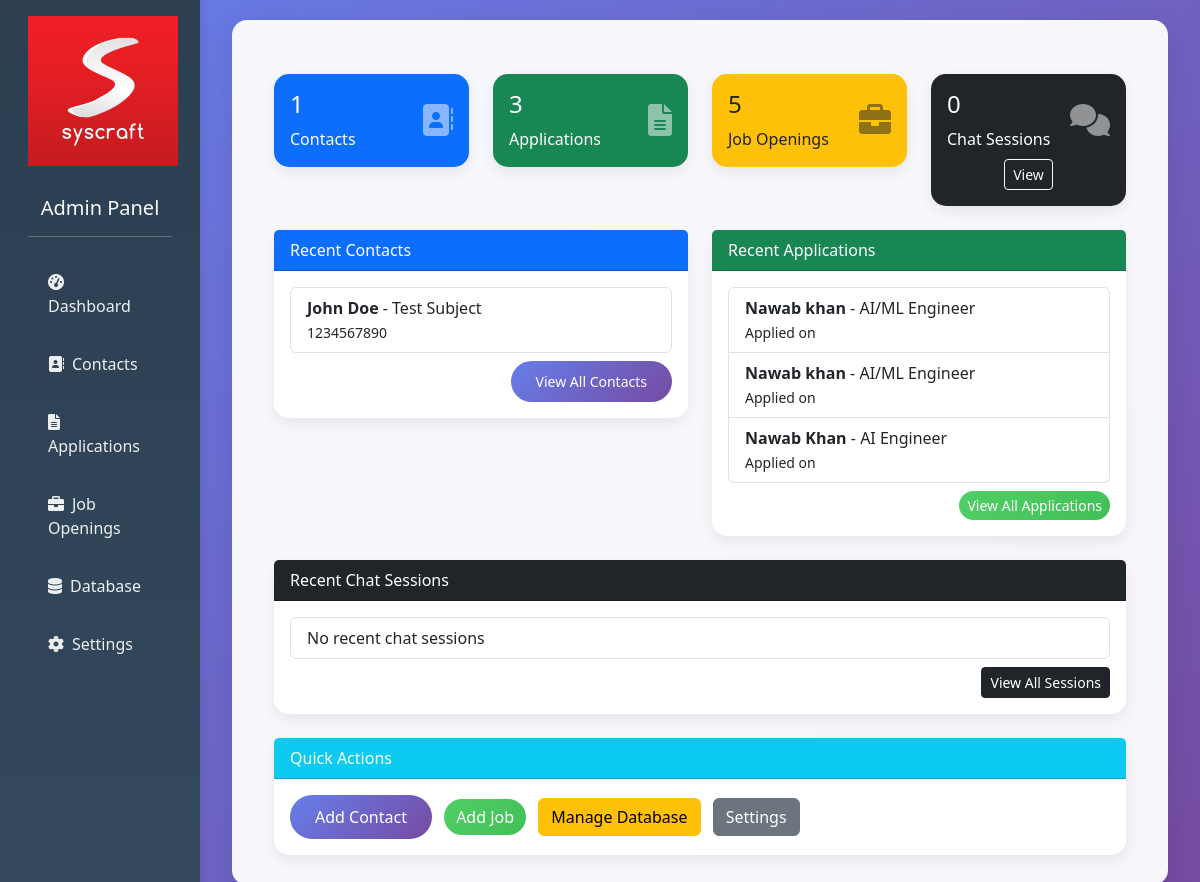
Before: /admin/dashboard with the older database file.
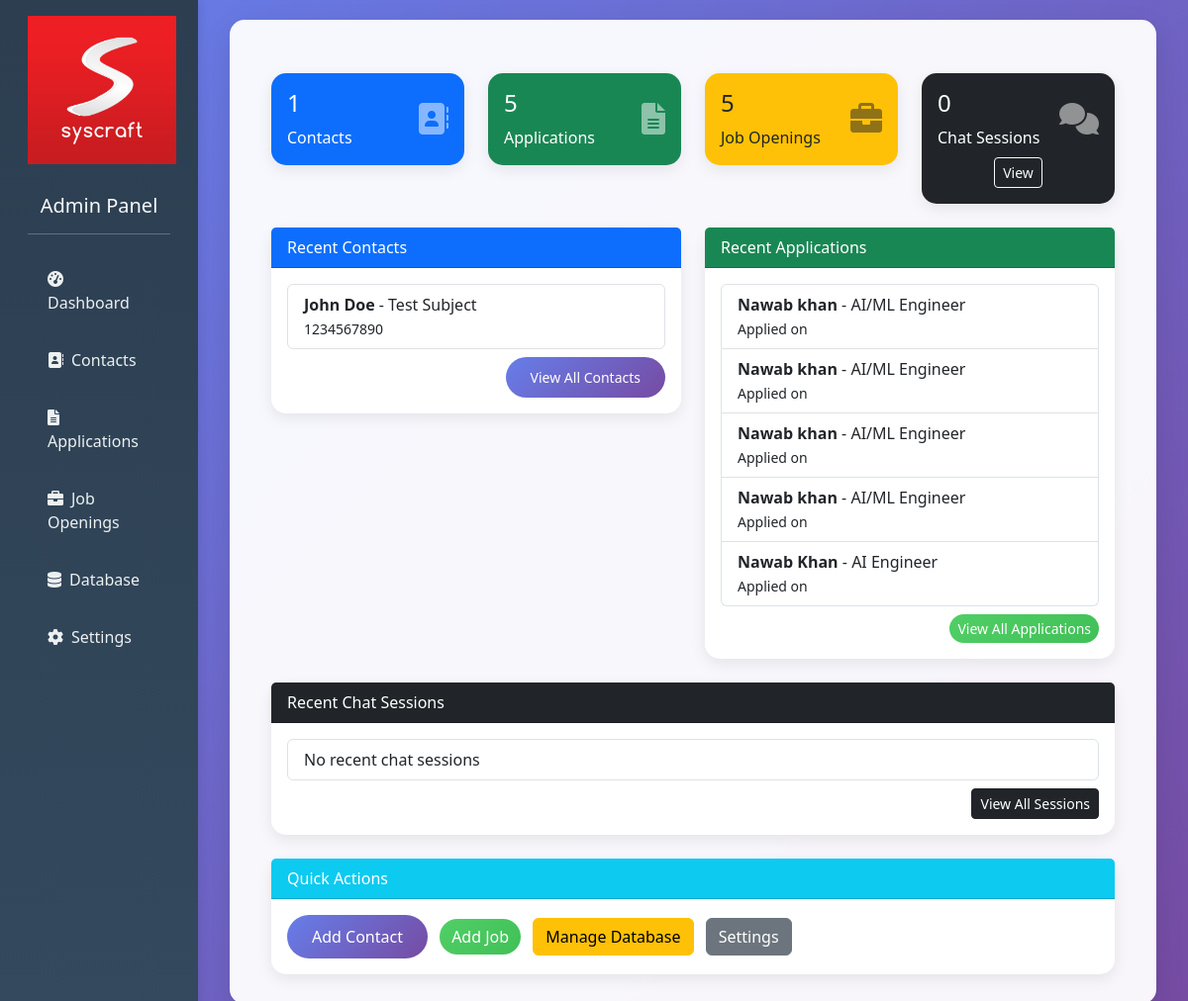
After: the same page with the newer database file.
### tables this page shows
CREATE TABLE job_applications (
            id INTEGER PRIMARY KEY AUTOINCREMENT,
            name TEXT NOT NULL,
            email TEXT NOT NULL,
            phone TEXT NOT NULL,
            position TEXT NOT NULL,
            resume_filename TEXT NOT NULL,
            resume_content TEXT,
            file_path TEXT,
            application_date TIMESTAMP DEFAULT CURRENT_TIMESTAMP,
            status TEXT DEFAULT 'pending'
        );

### main.py (the view, shortened to what this page needs)
@app.route("/admin/dashboard")
def dashboard():
    contacts = get_contacts()
    applications = get_all_applications()
    job_openings = get_active_job_openings()
    all_history = fetch_all_history()  # {session_id: [{role, message, time}, ...], ...}
    chat_sessions = fetch_all_sessions()  # list of session_ids
    recent_session_ids = list(all_history.keys())[-5:]
    recent_sessions = []
    stats = {
        "total_contacts": len(contacts),
        "total_applications": len(applications),
        "total_job_openings": len(job_openings),
        "total_chat_sessions": len(chat_sessions),
        "recent_contacts": contacts[-5:] if contacts else [],
        "recent_applications": applications[:5] if applications else [],
        "recent_sessions": recent_sessions if recent_sessions else []
    }
    return render_template("admin_dashboard.html", stats=stats)

### main.py (called while the page is built, shortened)
def fetch_all_sessions():
    conn = sqlite3.connect("chat_history.db")
    c = conn.cursor()
    c.execute("SELECT DISTINCT session_id FROM chat_history ORDER BY session_id ASC")
    sessions = [row[0] for row in c.fetchall()]
    conn.close()
    return sessions

def fetch_all_history():
    conn = sqlite3.connect("chat_history.db")
    c = conn.cursor()
    c.execute("SELECT session_id, role, message, timestamp FROM chat_history ORDER BY session_id, id ASC")
    rows = c.fetchall()
    conn.close()
    history = {}
    return history

### tools/enquiry.py (called while the page is built)
def get_contacts():
    conn = sqlite3.connect(DB_NAME)
    cursor = conn.cursor()
    cursor.execute("SELECT * FROM contact")
    rows = cursor.fetchall()
    conn.close()
    return rows

### templates/admin_dashboard.html (shortened to what the changed rows need)
{% extends "base.html" %}
{% block content %}
<div class="container mt-4">
    <div class="row">
        <div class="col-md-3">
            <div class="card bg-success text-white">
                <div class="card-body">
                    <div class="d-flex justify-content-between align-items-center">
                        <div>
                            <h4>{{ stats.total_applications }}</h4>
                            <p class="mb-0">Applications</p>
                        </div>
                    </div>
                </div>
            </div>
        </div>
    </div>
    <div class="row mt-4">
        <div class="col-md-6">
            <div class="card">
                <div class="card-body">
                    <ul class="list-group">
                        {% for contact in stats.recent_contacts %}
                        <li class="list-group-item">
                            <strong>{{ contact[1] }}</strong> - {{ contact[4] }}
                            <br><small>{{ contact[3] }}</small>
                        </li>
                        {% else %}
                        <li class="list-group-item">No recent contacts</li>
                        {% endfor %}
                    </ul>
                </div>
            </div>
        </div>
        <div class="col-md-6">
            <div class="card">
                <div class="card-body">
                    <ul class="list-group">
                        {% for app in stats.recent_applications %}
                        <li class="list-group-item">
                            <strong>{{ app.name }}</strong> - {{ app.position }}
                            <br><small>Applied on {{ app.date_applied }}</small>
                        </li>
                        {% else %}
                        <li class="list-group-item">No recent applications</li>
                        {% endfor %}
                    </ul>
                </div>
            </div>
        </div>
    </div>
</div>
{% endblock %}

Changed rows visible on the page:
added job_applications: name "Nawab khan", position "AI/ML Engineer"
added job_applications: name "Nawab khan", position "AI/ML Engineer"
Other visible differences:
{{ stats.total_applications }}: "3" → "5"
